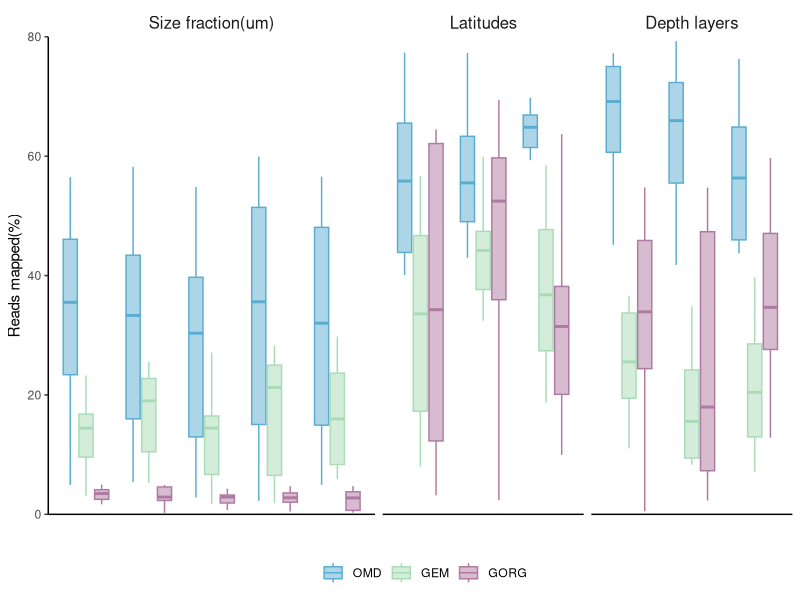
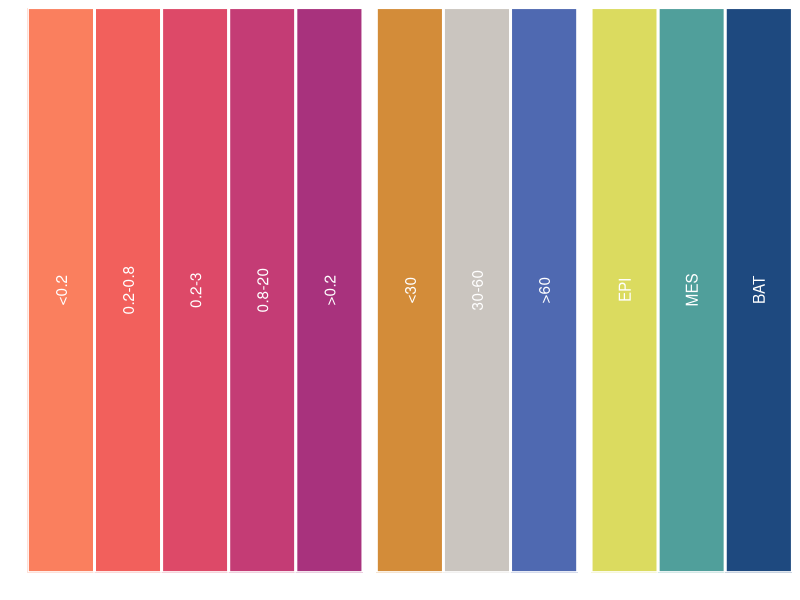
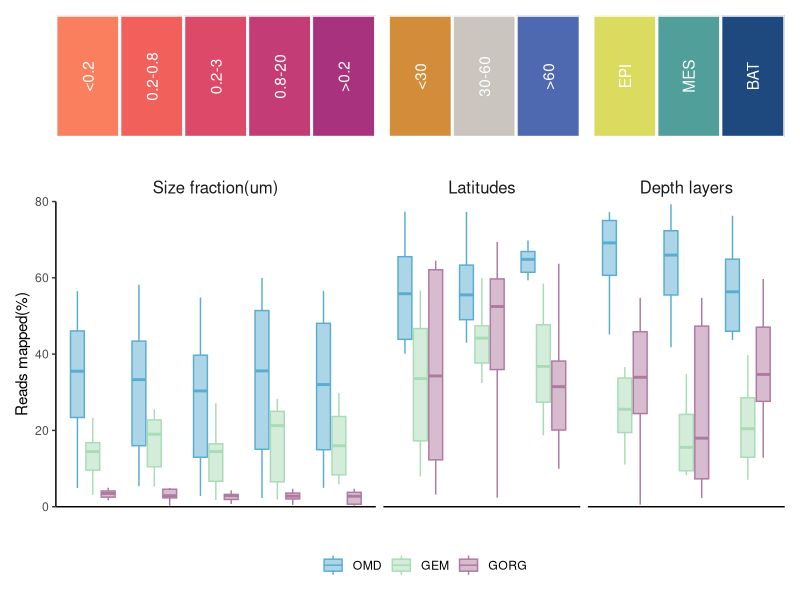
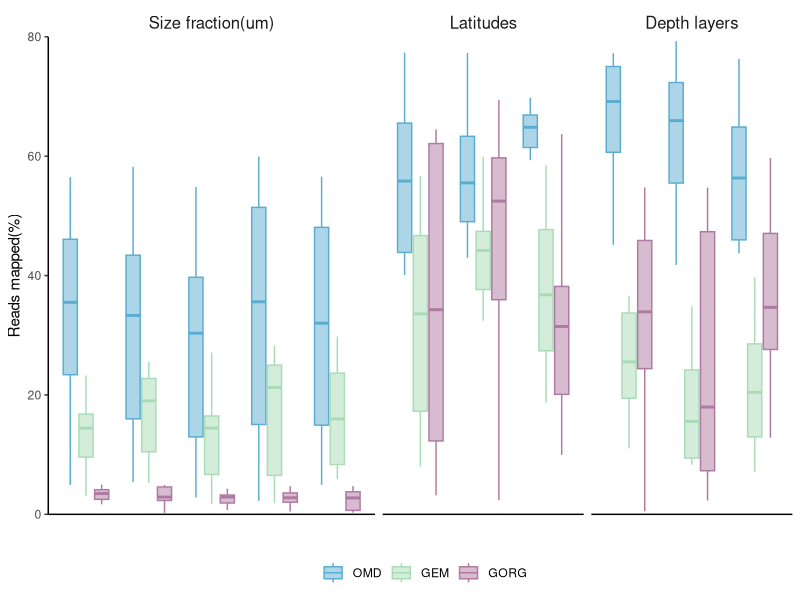
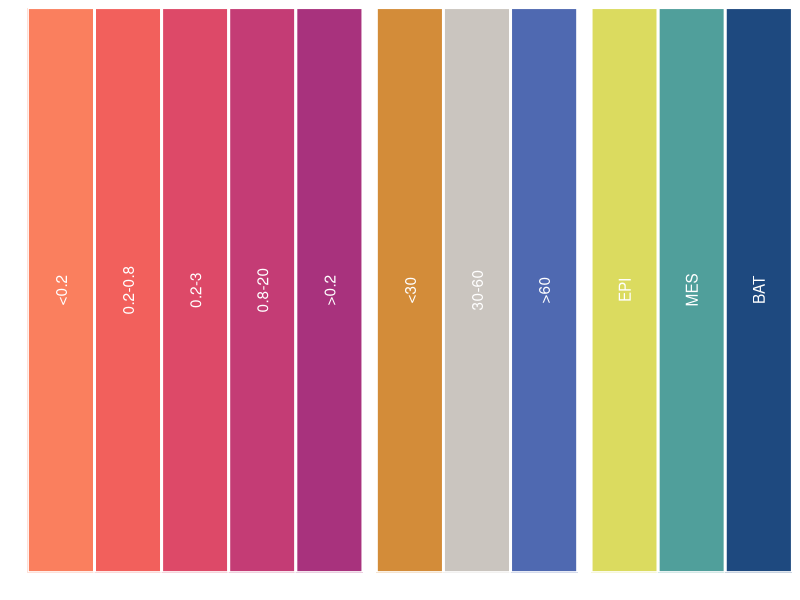
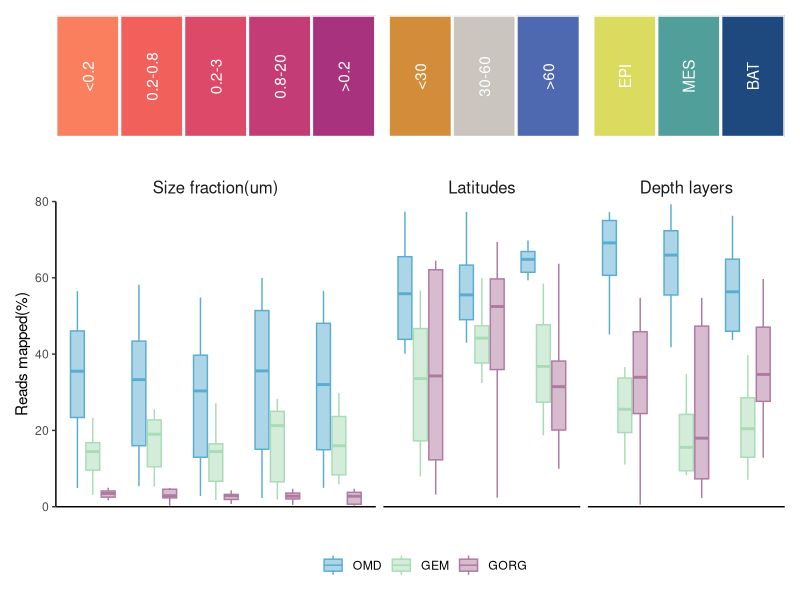

The R source for these figures, in order:
# =============================================================================
# 箱线图加热图注释
# organized：线性脚本 + 中文分节；路径相对本条目目录
# =============================================================================
# 来源：KS科研分享「生信绘图」027箱线图+热图注释
# 本地复现：drafts/ks-shengxin-huitu-repro/027-boxplot-heatmap-annot
# Pixi：项目根 default 环境；library(tidyverse) 已拆成 ggplot2/dplyr/tidyr 等。
# =============================================================================

script_dir <- tryCatch(
  dirname(normalizePath(sys.frame(1)$ofile)),
  error = function(e) {
    args <- commandArgs(trailingOnly = FALSE)
    file_arg <- grep("^--file=", args, value = TRUE)
    if (length(file_arg)) dirname(normalizePath(sub("^--file=", "", file_arg))) else normalizePath(getwd())
  }
)
root <- if (basename(script_dir) == "code") dirname(script_dir) else script_dir
out_dir <- file.path(root, "output", "figures")
dir.create(out_dir, recursive = TRUE, showWarnings = FALSE)

suppressPackageStartupMessages({
  library(ggplot2)
  library(dplyr)
  library(tidyr)
  library(readr)
  library(tibble)
  library(stringr)
  library(forcats)
})

# library(tidyverse) 已在文件头拆包

# 构造数据：
# size_fractions:
Size_fractions <- as.data.frame(matrix(NA, nrow = 30, ncol = 5))
for (i in 1:5) {
  Size_fractions[,i] <- c(runif(10, min = 2, max = 60),
                         runif(10, min = 1, max = 30),
                         runif(10, min = 0, max = 5))
}
colnames(Size_fractions) <- c("<0.2","0.2-0.8","0.2-3","0.8-20",">0.2")

# Latitudes
Latitudes <- as.data.frame(matrix(NA, nrow = 30, ncol = 3))

for (i in 1:3) {
  Latitudes[,i] <- c(runif(10, min = 40, max = 80),
                     runif(10, min = 5, max = 60),
                     runif(10, min = 0, max = 70))
}

colnames(Latitudes) <- c("<30", "30-60", ">60")

# Depth layers
Depth_layers <- as.data.frame(matrix(NA, nrow = 30, ncol = 3))

for (i in 1:3) {
  Depth_layers[,i] <- c(runif(10, min = 40, max = 80),
                     runif(10, min = 5, max = 40),
                     runif(10, min = 0, max = 60))
}

colnames(Depth_layers) <- c("EPI", "MES", "BAT")

# 合并：
data <- cbind(Size_fractions, Latitudes, Depth_layers)
data$group <- factor(rep(c("OMD", "GEM", "GORG"), each = 10),
                     levels = c("OMD", "GEM", "GORG"))

# 转长数据：
data_long <- pivot_longer(data, cols = !group, 
                          names_to = "x", values_to = "y")
data_long$group2 <- factor(rep(rep(c("Size fraction(um)", "Latitudes", "Depth layers"),
                        c(5, 3, 3)), 30), levels = c("Size fraction(um)", "Latitudes", "Depth layers"))
data_long$x <- factor(data_long$x, levels = unique(data_long$x))


# 画图：
p1 <- ggplot(data_long)+
  geom_boxplot(aes(x, y, fill = group, color = group), alpha = 0.5, outlier.shape = NA)+
  facet_grid(.~group2, scales="free_x", space = "free_x")+
  scale_color_manual(name = "", values = c("#5aadd0", "#a9dcb6", "#af7aa1"))+
  scale_fill_manual(name = "", values = c("#5aadd0", "#a9dcb6", "#af7aa1"))+
  xlab("")+
  ylab("Reads mapped(%)")+
  scale_y_continuous(breaks = seq(0,80,20), limits = c(0, 80),expand = c(0,0))+
  # 主题调整：
  theme_classic()+
  theme(strip.background = element_blank(),
        strip.text.x = element_text(size = 12),
        axis.text.x = element_blank(),
        axis.ticks.x = element_blank(),
        legend.position = "bottom")

p1

ggsave(file.path(out_dir, "plot1.pdf"), height = 3.5, width = 8)

rect_data <- data.frame(x = c(1:5, c(6:8)+0.2, c(9:11)+0.4),
                        y = unique(data_long$x))

p2 <- ggplot(rect_data,aes(x, y = 1))+
  geom_tile(aes(fill=y),color="white",linewidth=1)+
  scale_x_discrete("",expand = c(0,0))+ #不显示横纵轴的label文本；画板不延长
  scale_y_discrete("",expand = c(0,0))+
  scale_fill_manual(values = c("#fa7f5e", "#f2605c", "#dd4968", "#c43c75", "#a8327d",
                               "#d38c39", "#cac5bf", "#4f69b1", 
                               "#dbdb5f", "#509f9b", "#1e497f"))+
  theme(
    panel.background = element_blank(),
    # 去掉X轴的刻度标签:
    axis.text.x = element_blank(),
    axis.text.y.left = element_text(size = 12), #修改坐标轴文本大小
    axis.ticks = element_blank(), #不显示坐标轴刻度
    legend.title = element_blank(), #不显示图例title
    legend.position = "none"
  )+
  geom_text(aes(label=unique(data_long$x)), angle = 90, color = "white")
p2
ggsave(file.path(out_dir, "plot2.pdf"), height = 1.5, width = 8)

library(patchwork)

p2/p1+plot_layout(heights = c(2,5))

ggsave(file.path(out_dir, "plots.pdf"), height = 5, width = 8)
